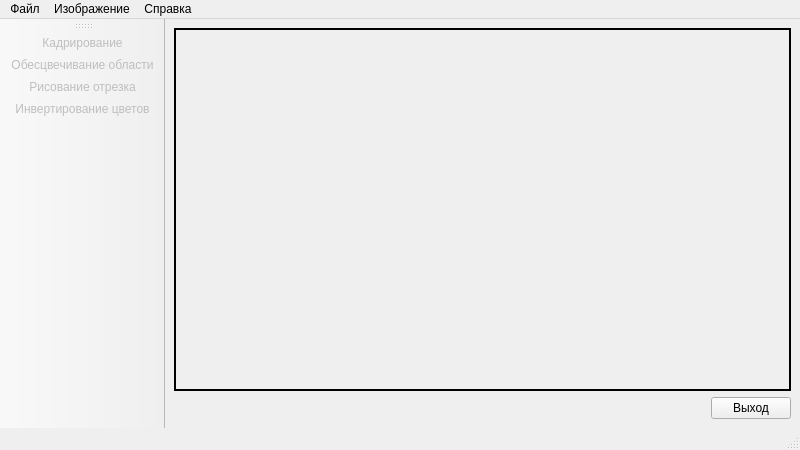
<?xml version="1.0" encoding="UTF-8"?>
<ui version="4.0">
 <class>MainWindow</class>
 <widget class="QMainWindow" name="MainWindow">
  <property name="geometry">
   <rect>
    <x>0</x>
    <y>0</y>
    <width>800</width>
    <height>450</height>
   </rect>
  </property>
  <property name="sizePolicy">
   <sizepolicy hsizetype="MinimumExpanding" vsizetype="MinimumExpanding">
    <horstretch>0</horstretch>
    <verstretch>0</verstretch>
   </sizepolicy>
  </property>
  <property name="minimumSize">
   <size>
    <width>800</width>
    <height>450</height>
   </size>
  </property>
  <property name="windowTitle">
   <string>Редактор PNG</string>
  </property>
  <widget class="QWidget" name="centralwidget">
   <property name="sizePolicy">
    <sizepolicy hsizetype="MinimumExpanding" vsizetype="MinimumExpanding">
     <horstretch>0</horstretch>
     <verstretch>0</verstretch>
    </sizepolicy>
   </property>
   <layout class="QGridLayout" name="gridLayout">
    <item row="0" column="0">
     <layout class="QVBoxLayout" name="verticalLayout">
      <item>
       <widget class="ArLabel" name="label">
        <property name="sizePolicy">
         <sizepolicy hsizetype="MinimumExpanding" vsizetype="MinimumExpanding">
          <horstretch>0</horstretch>
          <verstretch>0</verstretch>
         </sizepolicy>
        </property>
        <property name="cursor">
         <cursorShape>ArrowCursor</cursorShape>
        </property>
        <property name="autoFillBackground">
         <bool>false</bool>
        </property>
        <property name="frameShape">
         <enum>QFrame::Box</enum>
        </property>
        <property name="lineWidth">
         <number>2</number>
        </property>
        <property name="text">
         <string/>
        </property>
        <property name="scaledContents">
         <bool>false</bool>
        </property>
        <property name="alignment">
         <set>Qt::AlignCenter</set>
        </property>
       </widget>
      </item>
      <item>
       <layout class="QHBoxLayout" name="horizontalLayout">
        <item>
         <widget class="QLabel" name="label_2">
          <property name="text">
           <string/>
          </property>
         </widget>
        </item>
        <item>
         <widget class="QPushButton" name="pushButton">
          <property name="sizePolicy">
           <sizepolicy hsizetype="Fixed" vsizetype="Fixed">
            <horstretch>0</horstretch>
            <verstretch>0</verstretch>
           </sizepolicy>
          </property>
          <property name="text">
           <string>Выход</string>
          </property>
         </widget>
        </item>
       </layout>
      </item>
     </layout>
    </item>
   </layout>
  </widget>
  <widget class="QMenuBar" name="menubar">
   <property name="geometry">
    <rect>
     <x>0</x>
     <y>0</y>
     <width>800</width>
     <height>22</height>
    </rect>
   </property>
   <widget class="QMenu" name="menu">
    <property name="title">
     <string>Файл</string>
    </property>
    <addaction name="open"/>
    <addaction name="save"/>
   </widget>
   <widget class="QMenu" name="menu_2">
    <property name="title">
     <string>Справка</string>
    </property>
    <addaction name="about"/>
    <addaction name="instr"/>
   </widget>
   <widget class="QMenu" name="menu_3">
    <property name="title">
     <string>Изображение</string>
    </property>
    <addaction name="cut"/>
    <addaction name="gray"/>
    <addaction name="seg"/>
    <addaction name="invert"/>
   </widget>
   <addaction name="menu"/>
   <addaction name="menu_3"/>
   <addaction name="menu_2"/>
  </widget>
  <widget class="QStatusBar" name="statusbar">
   <property name="sizePolicy">
    <sizepolicy hsizetype="Expanding" vsizetype="Fixed">
     <horstretch>0</horstretch>
     <verstretch>0</verstretch>
    </sizepolicy>
   </property>
  </widget>
  <widget class="QToolBar" name="toolBar">
   <property name="windowTitle">
    <string>toolBar</string>
   </property>
   <attribute name="toolBarArea">
    <enum>LeftToolBarArea</enum>
   </attribute>
   <attribute name="toolBarBreak">
    <bool>false</bool>
   </attribute>
   <addaction name="cut"/>
   <addaction name="gray"/>
   <addaction name="seg"/>
   <addaction name="invert"/>
  </widget>
  <action name="open">
   <property name="text">
    <string>Открыть</string>
   </property>
   <property name="toolTip">
    <string>Открыть файл</string>
   </property>
   <property name="shortcut">
    <string>Ctrl+O</string>
   </property>
  </action>
  <action name="save">
   <property name="enabled">
    <bool>false</bool>
   </property>
   <property name="text">
    <string>Сохранить</string>
   </property>
   <property name="toolTip">
    <string>Сохранить файл</string>
   </property>
   <property name="shortcut">
    <string>Ctrl+S</string>
   </property>
  </action>
  <action name="about">
   <property name="text">
    <string>О программе</string>
   </property>
  </action>
  <action name="cut">
   <property name="checkable">
    <bool>false</bool>
   </property>
   <property name="enabled">
    <bool>false</bool>
   </property>
   <property name="icon">
    <iconset resource="icons.qrc">
     <normaloff>:/icons/cut.png</normaloff>:/icons/cut.png</iconset>
   </property>
   <property name="text">
    <string>Кадрирование</string>
   </property>
   <property name="shortcut">
    <string>Ctrl+C</string>
   </property>
  </action>
  <action name="invert">
   <property name="checkable">
    <bool>false</bool>
   </property>
   <property name="enabled">
    <bool>false</bool>
   </property>
   <property name="icon">
    <iconset resource="icons.qrc">
     <normaloff>:/icons/invert.png</normaloff>:/icons/invert.png</iconset>
   </property>
   <property name="text">
    <string>Инвертирование цветов</string>
   </property>
   <property name="shortcut">
    <string>Ctrl+I</string>
   </property>
  </action>
  <action name="gray">
   <property name="checkable">
    <bool>false</bool>
   </property>
   <property name="enabled">
    <bool>false</bool>
   </property>
   <property name="icon">
    <iconset resource="icons.qrc">
     <normaloff>:/icons/grayscale.png</normaloff>:/icons/grayscale.png</iconset>
   </property>
   <property name="text">
    <string>Обесцвечивание области</string>
   </property>
   <property name="shortcut">
    <string>Ctrl+G</string>
   </property>
  </action>
  <action name="seg">
   <property name="checkable">
    <bool>false</bool>
   </property>
   <property name="enabled">
    <bool>false</bool>
   </property>
   <property name="icon">
    <iconset resource="icons.qrc">
     <normaloff>:/icons/segment.png</normaloff>:/icons/segment.png</iconset>
   </property>
   <property name="text">
    <string>Рисование отрезка</string>
   </property>
   <property name="shortcut">
    <string>Ctrl+Shift+S</string>
   </property>
  </action>
  <action name="instr">
   <property name="text">
    <string>Инструкция</string>
   </property>
  </action>
 </widget>
 <customwidgets>
  <customwidget>
   <class>ArLabel</class>
   <extends>QLabel</extends>
   <header>arlabel.h</header>
  </customwidget>
 </customwidgets>
 <resources>
  <include location="icons.qrc"/>
 </resources>
 <connections/>
</ui>
